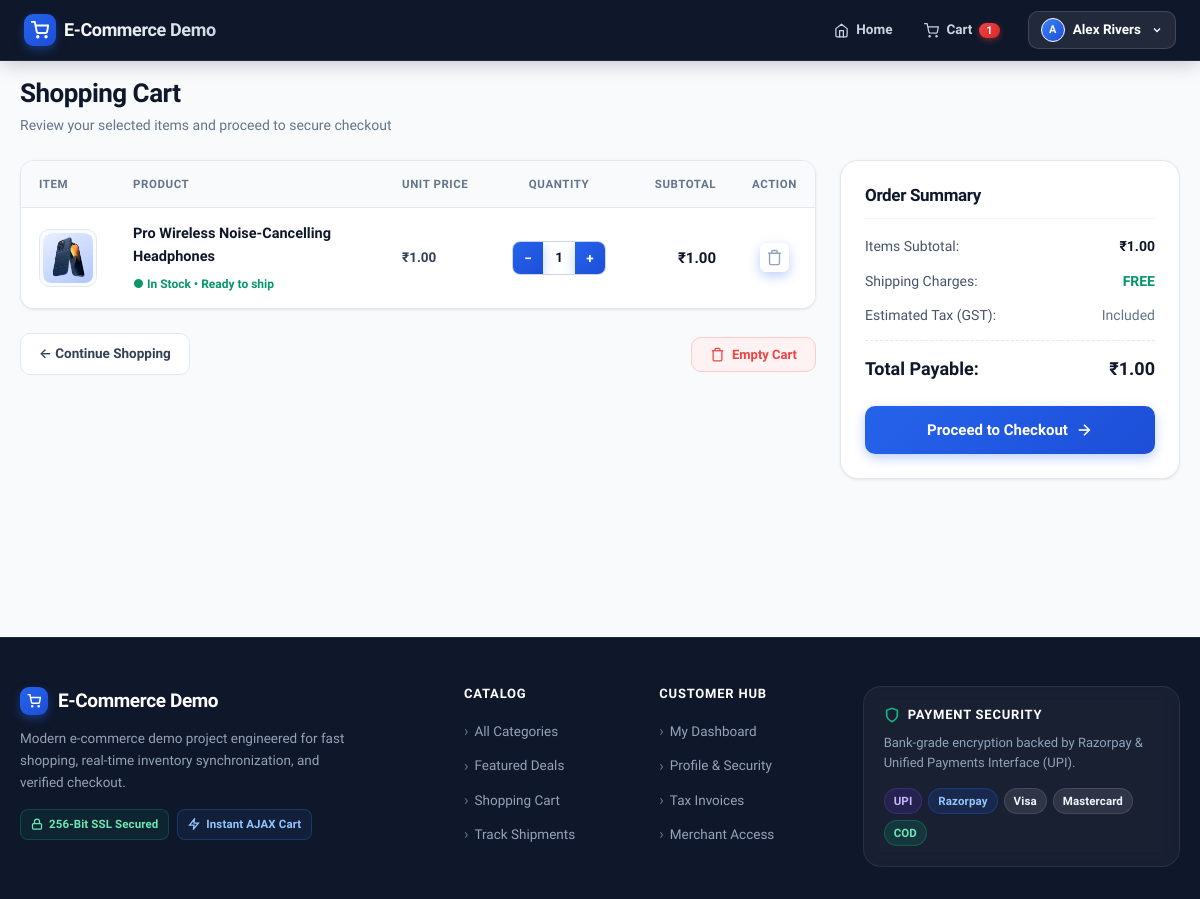
The page /cart (signed in) on the database its author committed.
### tables this page shows
CREATE TABLE cart_items (
    cart_item_id INTEGER PRIMARY KEY AUTOINCREMENT,
    cart_id INTEGER NOT NULL,
    product_id INTEGER NOT NULL,
    quantity INTEGER NOT NULL DEFAULT 1,
    added_at TIMESTAMP DEFAULT CURRENT_TIMESTAMP,
    UNIQUE (cart_id, product_id),
    FOREIGN KEY (cart_id) REFERENCES cart(cart_id) ON DELETE CASCADE,
    FOREIGN KEY (product_id) REFERENCES products(product_id) ON DELETE CASCADE
);

CREATE TABLE products (
    product_id INTEGER PRIMARY KEY AUTOINCREMENT,
    category_id INTEGER NOT NULL,
    product_name TEXT NOT NULL UNIQUE,
    description TEXT NULL,
    price REAL NOT NULL,
    image_url TEXT NULL,
    is_active BOOLEAN DEFAULT 1,
    created_at TIMESTAMP DEFAULT CURRENT_TIMESTAMP,
    updated_at TIMESTAMP DEFAULT CURRENT_TIMESTAMP,
    FOREIGN KEY (category_id) REFERENCES categories(category_id) ON DELETE RESTRICT
);

### app.py (the view)
@app.route('/cart')
@login_required
def cart_view():
    customer_id = session.get('user_id')
    cart_id = get_or_create_cart(customer_id)
    items = []
    total_amount = 0.0
    conn = db_connection()
    if conn and cart_id:
        try:
            cursor = conn.cursor(dictionary=True)
            cursor.execute("""
                SELECT ci.cart_item_id, ci.product_id, ci.quantity,
                       p.product_name, p.price, p.image_url,
                       (ci.quantity * p.price) AS subtotal
                FROM cart_items ci
                JOIN products p ON ci.product_id = p.product_id
                WHERE ci.cart_id = %s
                ORDER BY ci.cart_item_id ASC
            """, (cart_id,))
            items = cursor.fetchall()
            for item in items:
                total_amount += float(item['subtotal'])
            cursor.close()
            conn.close()
        except Exception as err:
            print(f"Error viewing cart: {err}")
            if conn:
                conn.close()
    return render_template('website/cart.html', items=items, total_amount=total_amount)

### app.py (called while the page is built)
@app.after_request
def add_no_cache_headers(response):
    response.headers['Cache-Control'] = 'no-store, no-cache, must-revalidate, post-check=0, pre-check=0, max-age=0'
    response.headers['Pragma'] = 'no-cache'
    response.headers['Expires'] = '-1'
    return response

def login_required(view):
    @wraps(view)
    def wrapped_view(*args, **kwargs):
        if 'user_id' not in session:
            flash('Please log in to continue.', 'warning')
            return redirect(url_for('login', next=request.path))
        return view(*args, **kwargs)
    return wrapped_view

def get_or_create_cart(customer_id):
    conn = db_connection()
    if not conn:
        return None
    try:
        cursor = conn.cursor(dictionary=True)
        cursor.execute("SELECT cart_id FROM cart WHERE customer_id = %s", (customer_id,))
        row = cursor.fetchone()
        if row:
            cart_id = row['cart_id']
        else:
            cursor.execute("INSERT INTO cart (customer_id) VALUES (%s)", (customer_id,))
            conn.commit()
            cart_id = cursor.lastrowid
        cursor.close()
        conn.close()
        return cart_id
    except Exception as err:
        print(f"Error in get_or_create_cart: {err}")
        if conn:
            conn.close()
        return None

### config.py (called while the page is built, shortened)
def db_connection():
    if Config.DB_ENGINE == 'sqlite':
        try:
            conn = sqlite3.connect(Config.SQLITE_DB_PATH, check_same_thread=False)
            conn.row_factory = sqlite3.Row
            return SQLiteConnectionWrapper(conn)
        except Exception as err:
            print(f"SQLite database connection error: {err}")
            return None

    def _translate(self, sql):
        if not sql:
            return sql
        sql = sql.replace('INSERT IGNORE INTO', 'INSERT OR IGNORE INTO')
        sql = re.sub(r'\bGREATEST\b', 'MAX', sql, flags=re.IGNORECASE)
        sql = sql.replace('%s', '?')
        return sql

    def execute(self, sql, params=None):
        tsql = self._translate(sql)
        if params is not None:
            return self._cursor.execute(tsql, tuple(params))
        return self._cursor.execute(tsql)

    def fetchone(self):
        row = self._cursor.fetchone()
        if row is None:
            return None
        return self._parse_row(row)

    def fetchall(self):
        rows = self._cursor.fetchall()
        return [self._parse_row(r) for r in rows]

    def close(self):
        return self._conn.close()

### templates/website/cart.html (shortened to what this page needs)
{% extends "base.html" %}
{% block content %}
<div style="margin-bottom: 24px;">
    <h1 style="font-size: 26px; font-weight: 800; color: #0f172a; margin-bottom: 4px;">Shopping Cart</h1>
    <p style="color: #64748b; font-size: 14px; margin: 0;">Review your selected items and proceed to secure checkout</p>
</div>
{% if items %}
    <div class="cart-layout">
        <div>
            <div class="cart-desktop-view table-responsive" style="margin-top: 0; box-shadow: var(--shadow-sm);">
                <table>
                    <thead>
                        <tr>
                            <th width="80">Item</th>
                            <th>Product</th>
                            <th width="110">Unit Price</th>
                            <th width="130" style="text-align: center;">Quantity</th>
                            <th width="110" style="text-align: right;">Subtotal</th>
                            <th width="60" style="text-align: center;">Action</th>
                        </tr>
                    </thead>
                    <tbody>
                        {% for item in items %}
                            <tr>
                                <td>
                                    <div style="width: 58px; height: 58px; border-radius: 10px; background: #f8fafc; border: 1px solid #e2e8f0; display: flex; align-items: center; justify-content: center; overflow: hidden;">
                                        {% if item.image_url %}
                                            <img src="{{ url_for('uploaded_file', filename=item.image_url) }}" alt="{{ item.product_name }}" style="max-width: 90%; max-height: 90%; object-fit: contain;">
                                        {% else %}
                                            <span style="font-size: 10px; color: #94a3b8;">No Image</span>
                                        {% endif %}
                                    </div>
                                </td>
                                <td>
                                    <a href="{{ url_for('product_detail', product_id=item.product_id) }}" style="font-weight: 700; color: #0f172a; font-size: 14.5px; display: block; margin-bottom: 4px;">
                                        {{ item.product_name }}
                                    </a>
                                    <span style="font-size: 12px; color: #059669; font-weight: 600;">● In Stock &bull; Ready to ship</span>
                                </td>
                                <td style="font-weight: 600; color: #334155;">
                                    ₹{{ "%.2f"|format(item.price) }}
                                </td>
                                <td align="center">
                                    <form action="{{ url_for('cart_update') }}" method="POST" style="margin: 0;">
                                        <div class="qty-stepper">
                                            <button type="submit" name="action" value="decrease" title="Decrease">&minus;</button>
                                            <span>{{ item.quantity }}</span>
                                            <button type="submit" name="action" value="increase" title="Increase">+</button>
                                        </div>
                                    </form>
                                </td>
                                <td style="text-align: right; font-weight: 800; color: #0f172a; font-size: 15px;">
                                    ₹{{ "%.2f"|format(item.subtotal) }}
                                </td>
                                <td align="center">
                                    <form action="{{ url_for('cart_remove', cart_item_id=item.cart_item_id) }}" method="POST" style="margin: 0;">
                                        <button type="submit" style="background: none; border: none; color: #94a3b8; cursor: pointer; padding: 6px; border-radius: 6px; transition: all 0.15s ease;" title="Remove Item" onmouseover="this.style.color='#ef4444'; this.style.backgroundColor='#fee2e2';" onmouseout="this.style.color='#94a3b8'; this.style.backgroundColor='transparent';">
                                            <svg width="17" height="17" viewBox="0 0 24 24" fill="none" stroke="currentColor" stroke-width="2">
                                                <polyline points="3 6 5 6 21 6"></polyline>
                                                <path d="M19 6v14a2 2 0 0 1-2 2H7a2 2 0 0 1-2-2V6m3 0V4a2 2 0 0 1 2-2h4a2 2 0 0 1 2 2v2"></path>
                                            </svg>
                                        </button>
                                    </form>
                                </td>
                            </tr>
                        {% endfor %}
                    </tbody>
                </table>
            </div>
            <div class="cart-action-buttons-row">
                <a href="{{ url_for('index') }}" class="btn btn-secondary">
                    &larr; Continue Shopping
                </a>
                <form action="{{ url_for('cart_clear') }}" method="POST" onsubmit="return confirm('Are you sure you want to empty your entire shopping cart?');" style="margin: 0;">
                    <button type="submit" class="btn btn-danger" style="font-size: 13px; width: 100%;">
                        <svg width="15" height="15" viewBox="0 0 24 24" fill="none" stroke="currentColor" stroke-width="2"><polyline points="3 6 5 6 21 6"></polyline><path d="M19 6v14a2 2 0 0 1-2 2H7a2 2 0 0 1-2-2V6m3 0V4a2 2 0 0 1 2-2h4a2 2 0 0 1 2 2v2"></path></svg>
                        <span>Empty Cart</span>
                    </button>
                </form>
            </div>
        </div>
        <div>
            <div class="order-summary-card">
                <h3 style="font-size: 17px; font-weight: 800; color: #0f172a; margin-bottom: 16px; padding-bottom: 12px; border-bottom: 1px solid #f1f5f9;">
                    Order Summary
                </h3>
                <div class="summary-row">
                    <span>Items Subtotal:</span>
                    <span style="font-weight: 700; color: #0f172a;">₹{{ "%.2f"|format(total_amount) }}</span>
                </div>
                <div class="summary-row">
                    <span>Shipping Charges:</span>
                    <span style="font-weight: 700; color: #059669;">FREE</span>
                </div>
                <div class="summary-row">
                    <span>Estimated Tax (GST):</span>
                    <span style="color: #64748b;">Included</span>
                </div>
                <div class="summary-row total">
                    <span>Total Payable:</span>
                    <span style="color: #0f172a;">₹{{ "%.2f"|format(total_amount) }}</span>
                </div>
                <div style="margin-top: 22px;">
                    <a href="{{ url_for('checkout') }}" class="btn btn-primary" style="width: 100%; height: 48px; font-size: 15px;">
                        <span>Proceed to Checkout</span>
                        <svg width="18" height="18" viewBox="0 0 24 24" fill="none" stroke="currentColor" stroke-width="2.2"><line x1="5" y1="12" x2="19" y2="12"></line><polyline points="12 5 19 12 12 19"></polyline></svg>
                    </a>
                </div>
            </div>
        </div>
    </div>
{% endif %}
{% endblock %}

### rows shown on the page
cart_items: image_url (picture), product_name "Pro Wireless Noise-Cancelling Headphones", quantity "1", subtotal "1.00"
products: price "1.00"

### other values the page prints
{{ cart_count }} "1"
{{ current_user.name[:1]|upper }} "A"
{{ current_user.name }} "Alex Rivers"
{{ "%.2f"|format(total_amount) }} "1.00"
